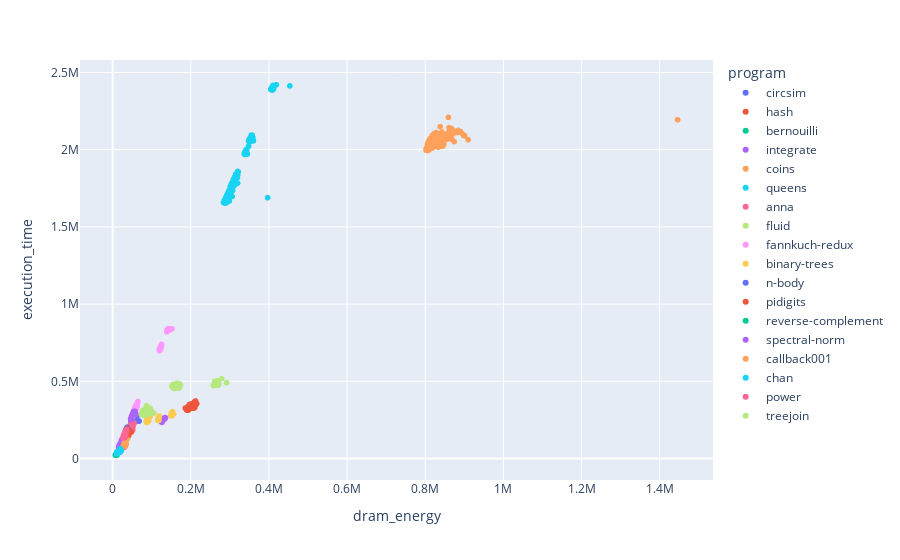

Notebook source saved alongside this figure:
### Code cell
x, y = 'dram_energy', 'execution_time'

fig = px.scatter(df, x=x, y=y, color='program')
fig.show()

corr, pvalue = stats.spearmanr(df[x], df[y])
print(f'{corr:.4f} (p = {pvalue:.4f})')

### Figure 1 — Plotly figure (JSON) as saved in the notebook; plotly's stock layout.template omitted (floating-point values rounded to 4 significant figures; data arrays with more than 128 entries replaced by an {"elided": "..."} marker saying what was removed)
{"data": [{"hovertemplate": "program=circsim<br>dram_energy=%{x}<br>execution_time=%{y}<extra></extra>", "legendgroup": "circsim", "marker": {"color": "#636efa", "symbol": "circle"}, "mode": "markers", "name": "circsim", "showlegend": true, "type": "scattergl", "x": {"elided": "1080 int values"}, "xaxis": "x", "y": {"elided": "1080 float values"}, "yaxis": "y"}, {"hovertemplate": "program=hash<br>dram_energy=%{x}<br>execution_time=%{y}<extra></extra>", "legendgroup": "hash", "marker": {"color": "#EF553B", "symbol": "circle"}, "mode": "markers", "name": "hash", "showlegend": true, "type": "scattergl", "x": {"elided": "1080 int values"}, "xaxis": "x", "y": {"elided": "1080 float values"}, "yaxis": "y"}, {"hovertemplate": "program=bernouilli<br>dram_energy=%{x}<br>execution_time=%{y}<extra></extra>", "legendgroup": "bernouilli", "marker": {"color": "#00cc96", "symbol": "circle"}, "mode": "markers", "name": "bernouilli", "showlegend": true, "type": "scattergl", "x": {"elided": "1080 int values"}, "xaxis": "x", "y": {"elided": "1080 float values"}, "yaxis": "y"}, {"hovertemplate": "program=integrate<br>dram_energy=%{x}<br>execution_time=%{y}<extra></extra>", "legendgroup": "integrate", "marker": {"color": "#ab63fa", "symbol": "circle"}, "mode": "markers", "name": "integrate", "showlegend": true, "type": "scattergl", "x": {"elided": "1080 int values"}, "xaxis": "x", "y": {"elided": "1080 float values"}, "yaxis": "y"}, {"hovertemplate": "program=coins<br>dram_energy=%{x}<br>execution_time=%{y}<extra></extra>", "legendgroup": "coins", "marker": {"color": "#FFA15A", "symbol": "circle"}, "mode": "markers", "name": "coins", "showlegend": true, "type": "scattergl", "x": {"elided": "1080 int values"}, "xaxis": "x", "y": {"elided": "1080 float values"}, "yaxis": "y"}, {"hovertemplate": "program=queens<br>dram_energy=%{x}<br>execution_time=%{y}<extra></extra>", "legendgroup": "queens", "marker": {"color": "#19d3f3", "symbol": "circle"}, "mode": "markers", "name": "queens", "showlegend": true, "type": "scattergl", "x": {"elided": "1080 int values"}, "xaxis": "x", "y": {"elided": "1080 float values"}, "yaxis": "y"}, {"hovertemplate": "program=anna<br>dram_energy=%{x}<br>execution_time=%{y}<extra></extra>", "legendgroup": "anna", "marker": {"color": "#FF6692", "symbol": "circle"}, "mode": "markers", "name": "anna", "showlegend": true, "type": "scattergl", "x": {"elided": "1080 int values"}, "xaxis": "x", "y": {"elided": "1080 float values"}, "yaxis": "y"}, {"hovertemplate": "program=fluid<br>dram_energy=%{x}<br>execution_time=%{y}<extra></extra>", "legendgroup": "fluid", "marker": {"color": "#B6E880", "symbol": "circle"}, "mode": "markers", "name": "fluid", "showlegend": true, "type": "scattergl", "x": {"elided": "1080 int values"}, "xaxis": "x", "y": {"elided": "1080 float values"}, "yaxis": "y"}, {"hovertemplate": "program=fannkuch-redux<br>dram_energy=%{x}<br>execution_time=%{y}<extra></extra>", "legendgroup": "fannkuch-redux", "marker": {"color": "#FF97FF", "symbol": "circle"}, "mode": "markers", "name": "fannkuch-redux", "showlegend": true, "type": "scattergl", "x": {"elided": "1080 int values"}, "xaxis": "x", "y": {"elided": "1080 float values"}, "yaxis": "y"}, {"hovertemplate": "program=binary-trees<br>dram_energy=%{x}<br>execution_time=%{y}<extra></extra>", "legendgroup": "binary-trees", "marker": {"color": "#FECB52", "symbol": "circle"}, "mode": "markers", "name": "binary-trees", "showlegend": true, "type": "scattergl", "x": {"elided": "1080 int values"}, "xaxis": "x", "y": {"elided": "1080 float values"}, "yaxis": "y"}, {"hovertemplate": "program=n-body<br>dram_energy=%{x}<br>execution_time=%{y}<extra></extra>", "legendgroup": "n-body", "marker": {"color": "#636efa", "symbol": "circle"}, "mode": "markers", "name": "n-body", "showlegend": true, "type": "scattergl", "x": {"elided": "1080 int values"}, "xaxis": "x", "y": {"elided": "1080 float values"}, "yaxis": "y"}, {"hovertemplate": "program=pidigits<br>dram_energy=%{x}<br>execution_time=%{y}<extra></extra>", "legendgroup": "pidigits", "marker": {"color": "#EF553B", "symbol": "circle"}, "mode": "markers", "name": "pidigits", "showlegend": true, "type": "scattergl", "x": {"elided": "1080 int values"}, "xaxis": "x", "y": {"elided": "1080 float values"}, "yaxis": "y"}, {"hovertemplate": "program=reverse-complement<br>dram_energy=%{x}<br>execution_time=%{y}<extra></extra>", "legendgroup": "reverse-complement", "marker": {"color": "#00cc96", "symbol": "circle"}, "mode": "markers", "name": "reverse-complement", "showlegend": true, "type": "scattergl", "x": {"elided": "1080 int values"}, "xaxis": "x", "y": {"elided": "1080 float values"}, "yaxis": "y"}, {"hovertemplate": "program=spectral-norm<br>dram_energy=%{x}<br>execution_time=%{y}<extra></extra>", "legendgroup": "spectral-norm", "marker": {"color": "#ab63fa", "symbol": "circle"}, "mode": "markers", "name": "spectral-norm", "showlegend": true, "type": "scattergl", "x": {"elided": "1080 int values"}, "xaxis": "x", "y": {"elided": "1080 float values"}, "yaxis": "y"}, {"hovertemplate": "program=callback001<br>dram_energy=%{x}<br>execution_time=%{y}<extra></extra>", "legendgroup": "callback001", "marker": {"color": "#FFA15A", "symbol": "circle"}, "mode": "markers", "name": "callback001", "showlegend": true, "type": "scattergl", "x": {"elided": "1080 int values"}, "xaxis": "x", "y": {"elided": "1080 float values"}, "yaxis": "y"}, {"hovertemplate": "program=chan<br>dram_energy=%{x}<br>execution_time=%{y}<extra></extra>", "legendgroup": "chan", "marker": {"color": "#19d3f3", "symbol": "circle"}, "mode": "markers", "name": "chan", "showlegend": true, "type": "scattergl", "x": {"elided": "1080 int values"}, "xaxis": "x", "y": {"elided": "1080 float values"}, "yaxis": "y"}, {"hovertemplate": "program=power<br>dram_energy=%{x}<br>execution_time=%{y}<extra></extra>", "legendgroup": "power", "marker": {"color": "#FF6692", "symbol": "circle"}, "mode": "markers", "name": "power", "showlegend": true, "type": "scattergl", "x": {"elided": "1080 int values"}, "xaxis": "x", "y": {"elided": "1080 float values"}, "yaxis": "y"}, {"hovertemplate": "program=treejoin<br>dram_energy=%{x}<br>execution_time=%{y}<extra></extra>", "legendgroup": "treejoin", "marker": {"color": "#B6E880", "symbol": "circle"}, "mode": "markers", "name": "treejoin", "showlegend": true, "type": "scattergl", "x": {"elided": "1080 int values"}, "xaxis": "x", "y": {"elided": "1080 float values"}, "yaxis": "y"}], "layout": {"legend": {"title": {"text": "program"}, "tracegroupgap": 0}, "margin": {"t": 60}, "xaxis": {"anchor": "y", "domain": [0, 1], "title": {"text": "dram_energy"}}, "yaxis": {"anchor": "x", "domain": [0, 1], "title": {"text": "execution_time"}}}}
